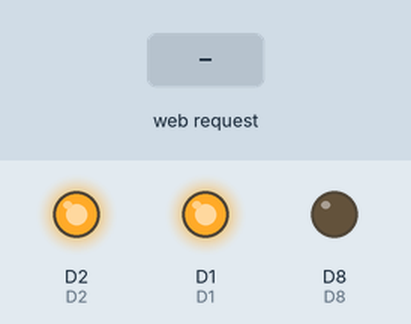
This program was run on a simulated ESP8266 (NodeMCU). Parts: output pins drawn as LEDs (lit = HIGH). The inputs (shaded band) are chosen by the test bench. WiFi joins after 1.5 s; servers stay silent unless stated; pins used as bus, display or sensor lines are not drawn; what the program prints to the serial monitor is not drawn.

Above: at 2.7 s.
2.8 s: HTTP request GET /b received
At 3.2 s:
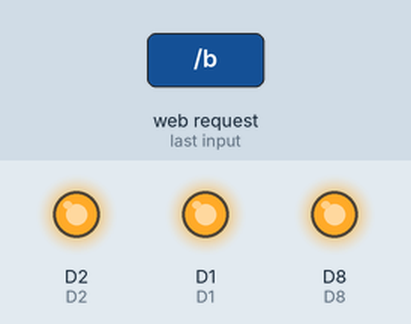
4.3 s: HTTP request GET /slow received
At 5.5 s:
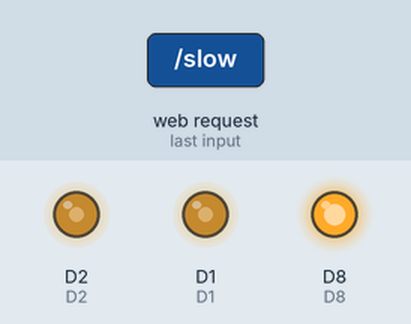
5.8 s: HTTP request GET /f received
At 6.7 s:
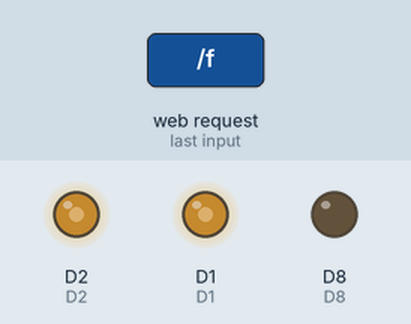
7.3 s: HTTP request GET /fast received
At 7.8 s:
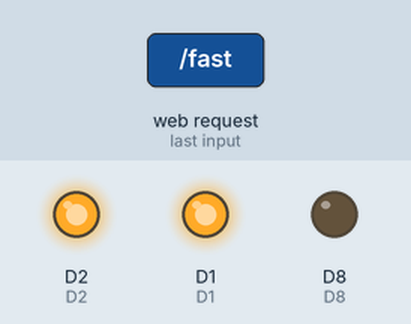
8.8 s: HTTP request GET /l received
At 10.0 s:
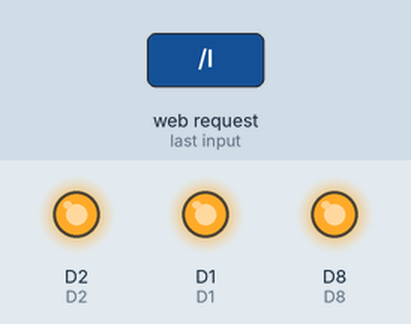
10.3 s: HTTP request GET /r received
At 11.3 s:
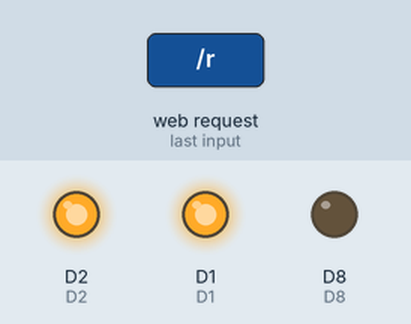
Timing chart, 0 to 12.8 s (numbered marks = the images above; inputs shaded):
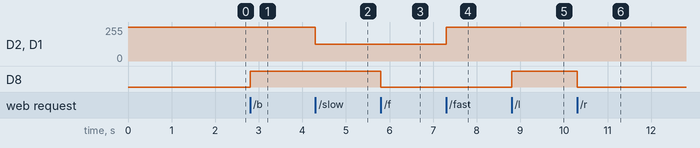

Measured:
- after the input at 2.8 s, D8: LOW → HIGH at once
- after the input at 4.3 s, D2, D1: 255/255 → 127/255 at once
- after the input at 5.8 s, D8: HIGH → LOW at once
- after the input at 7.3 s, D2, D1: 127/255 → 255/255 at once
- after the input at 8.8 s, D8: LOW → HIGH at once
- after the input at 10.3 s, D8: HIGH → LOW at once

The program:

main.cpp
```cpp
#include <ESP8266WiFi.h>
#include <WiFiClient.h>
#include <ESP8266WebServer.h>

const char *ssid = "Eliftech_2.4G";
const char *password = "Golang-Node.js";
String page = "";

ESP8266WebServer server(80);

#define D1 05
#define D2 04
#define D5 14
#define D6 12
#define D7 13
#define D8 15

void forward()
{
    digitalWrite(D5, HIGH);
    digitalWrite(D6, LOW);
    digitalWrite(D7, HIGH);
    digitalWrite(D8, LOW);
}
void stop()
{
    digitalWrite(D5, LOW);
    digitalWrite(D6, LOW);
    digitalWrite(D7, LOW);
    digitalWrite(D8, LOW);
}
void right()
{
    digitalWrite(D5, LOW);
    digitalWrite(D6, HIGH);
    digitalWrite(D7, HIGH);
    digitalWrite(D8, LOW);
}
void left()
{
    digitalWrite(D5, HIGH);
    digitalWrite(D6, LOW);
    digitalWrite(D7, LOW);
    digitalWrite(D8, HIGH);
}
void back()
{
    digitalWrite(D5, LOW);
    digitalWrite(D6, HIGH);
    digitalWrite(D7, LOW);
    digitalWrite(D8, HIGH);
}
void speed(const char *str)
{
    if (str == "HIGH")
    {
        analogWrite(D2, 1023);
        analogWrite(D1, 1023);
    }
    else
    {
        analogWrite(D2, 512);
        analogWrite(D1, 512);
    };
}

void setup()
{
    Serial.begin(9600);
    page = "<div style=\"background-color:aqua\">    <h1 style=\"text-align:center;\">Controll panel </h1>    <a href=\"f\" style=\"display: inline-block;width: 99%;        height: 60px; text-align:center;  border: 4px double black; font-size: 41px;    background-color: springgreen;\">        FORVARD    </a>    <a href=\"l\" style=\"display: inline-block; width: 47%;    float: left;    text-align:center;     height: 60px;border: 4px double black; font-size: 41px;    background-color: springgreen;\">        LEFT    </a>    <a href=\"r\" style=\"display: inline-block;  width: 47%;    float: right;   text-align:center;      height: 60px;border: 4px double black; font-size: 41px;    background-color: springgreen;\">        RIGHT    </a>    <a style=\"display:inline-block; width: 99%;   text-align:center;  height: 60px; border: 4px double black; font-size: 41px;    background-color: springgreen;\" href=\"b\">        BACK    </a>    <a style=\"display:inline-block; width: 99%;    text-align:center;     height: 60px;border: 4px double black; font-size: 41px;    background-color: indianred;\" href=\"s\">        STOP    </a> <h3 style=\"text-align:center;\">Speed</h3><a href=\"slow\" style=\"display: inline-block; width: 47%;    float: left;    text-align:center;     height: 60px;border: 4px double black; font-size: 41px;    background-color: springgreen;\">        SLOW    </a>    <a href=\"fast\" style=\"display: inline-block;  width: 47%;    float: right;   text-align:center;      height: 60px;border: 4px double black; font-size: 41px;    background-color: springgreen;\">        FAST    </a>    </div>";
    pinMode(D1, OUTPUT);
    pinMode(D2, OUTPUT);
    pinMode(D5, OUTPUT);
    pinMode(D6, OUTPUT);
    pinMode(D7, OUTPUT);
    pinMode(D8, OUTPUT);
    speed("HIGH");

    WiFi.begin(ssid, password);

    while (WiFi.status() != WL_CONNECTED)
    {
        delay(500);
        Serial.print(".");
    }
    Serial.println("");
    Serial.print("Connected to ");
    Serial.println(ssid);
    Serial.print("IP address: ");
    Serial.println(WiFi.localIP());

    server.on("/", []() {
        server.send(200, "text/html", page);
    });

    server.on("/f", []() {
        forward();
        server.send(200, "text/html", page);
    });

    server.on("/b", []() {
        back();
        server.send(200, "text/html", page);
    });

    server.on("/r", []() {
        right();
        server.send(200, "text/html", page);
    });

    server.on("/l", []() {
        left();
        server.send(200, "text/html", page);
    });

    server.on("/s", []() {
        stop();
        server.send(200, "text/html", page);
    });

    server.on("/fast", []() {
        speed("HIGH");
        server.send(200, "text/html", page);
    });

    server.on("/slow", []() {
        speed("LOW");
        server.send(200, "text/html", page);
    });

    server.begin();

    Serial.println("Web server started!");
}

void loop(void)
{
    server.handleClient();
}
```
